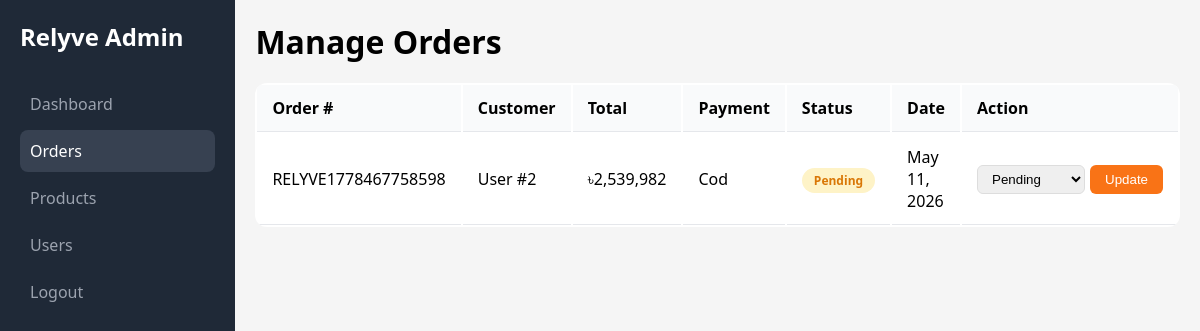
The app's page /admin/orders.php (signed in), older data.
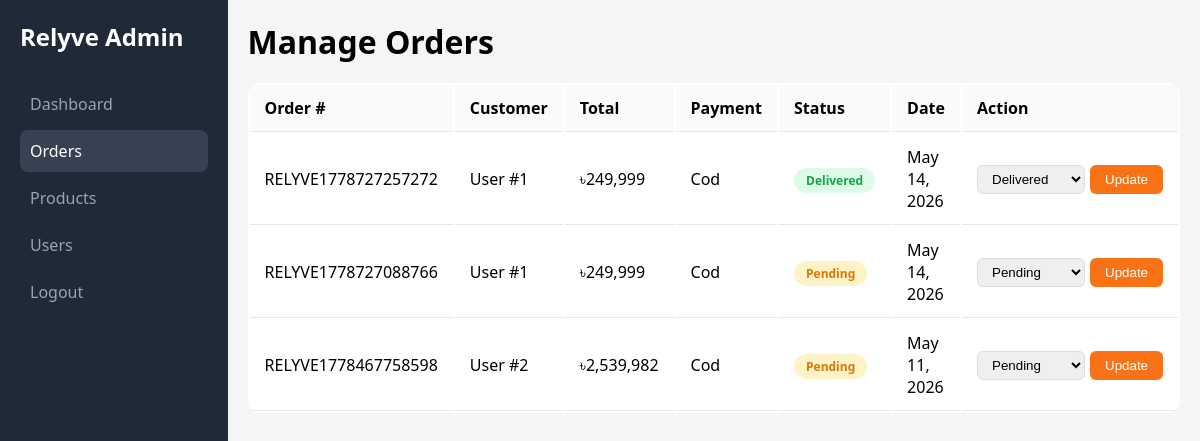
The same page, newer data.
### tables this page shows
CREATE TABLE `orders` (
  `id` int(11) NOT NULL,
  `order_number` varchar(50) NOT NULL,
  `user_id` int(11) NOT NULL,
  `total_amount` decimal(10,2) NOT NULL,
  `payment_method` enum('cod','card','bkash') DEFAULT 'cod',
  `payment_status` enum('pending','paid','failed') DEFAULT 'pending',
  `order_status` enum('pending','processing','shipped','delivered','cancelled') DEFAULT 'pending',
  `shipping_address` text DEFAULT NULL,
  `shipping_city` varchar(100) DEFAULT NULL,
  `shipping_zip` varchar(20) DEFAULT NULL,
  `shipping_phone` varchar(20) DEFAULT NULL,
  `notes` text DEFAULT NULL,
  `created_at` timestamp NOT NULL DEFAULT current_timestamp()
);

### admin/orders.php (the view, shortened to what this page needs)
<?php
include '../config/db_connect.php';
$orders_sql = "SELECT * FROM orders ORDER BY created_at DESC";
$orders_result = mysqli_query($conn, $orders_sql);
?>
<!DOCTYPE html>
<html>
<head>
    <link rel="stylesheet" href="https://cdnjs.cloudflare.com/ajax/libs/font-awesome/6.6.0/css/all.min.css">
</head>
<body>
    <div class="admin-container">
        <div class="sidebar">
            <h2>Relyve Admin</h2>
            <a href="index.php">Dashboard</a>
            <a href="orders.php" class="active">Orders</a>
            <a href="products.php">Products</a>
            <a href="users.php">Users</a>
            <a href="../logout.php">Logout</a>
        </div>
        <div class="main-content">
            <h1 style="margin-bottom: 20px;">Manage Orders</h1>
            <table class="orders-table">
                <thead>
                    <tr>
                        <th>Order #</th>
                        <th>Customer</th>
                        <th>Total</th>
                        <th>Payment</th>
                        <th>Status</th>
                        <th>Date</th>
                        <th>Action</th>
                    </tr>
                </thead>
                <tbody>
                    <?php while($order = mysqli_fetch_assoc($orders_result)): ?>
                    <tr>
                        <td><?php echo $order['order_number']; ?></td>
                        <td>User #<?php echo $order['user_id']; ?></td>
                        <td>৳<?php echo number_format($order['total_amount']); ?></td>
                        <td><?php echo ucfirst($order['payment_method']); ?></td>
                        <td>
                            <span class="badge badge-<?php echo $order['order_status']; ?>">
                                <?php echo ucfirst($order['order_status']); ?>
                            </span>
                        </td>
                        <td><?php echo date('M j, Y', strtotime($order['created_at'])); ?></td>
                        <td>
                            <form method="POST" style="display: flex; gap: 5px;">
                                <select name="status" class="status-select">
                                    <option value="pending" <?php echo $order['order_status'] == 'pending' ? 'selected' : ''; ?>>Pending</option>
                                    <option value="delivered" <?php echo $order['order_status'] == 'delivered' ? 'selected' : ''; ?>>Delivered</option>
                                </select>
                                <button type="submit" name="update_status" class="update-btn">Update</button>
                            </form>
                        </td>
                    </tr>
                    <?php endwhile; ?>
                </tbody>
            </table>
        </div>
    </div>
</body>
</html>

Row changes from the older to the newer data that the page shows:
added orders: order_number "RELYVE1778727257272", user "1", total_amount "249,999", payment_method "Cod", order_status "Delivered", created_at "May 14, 2026", status "Delivered"
added orders: order_number "RELYVE1778727088766", user "1", total_amount "249,999", payment_method "Cod", order_status "Pending", created_at "May 14, 2026", status "Pending"
